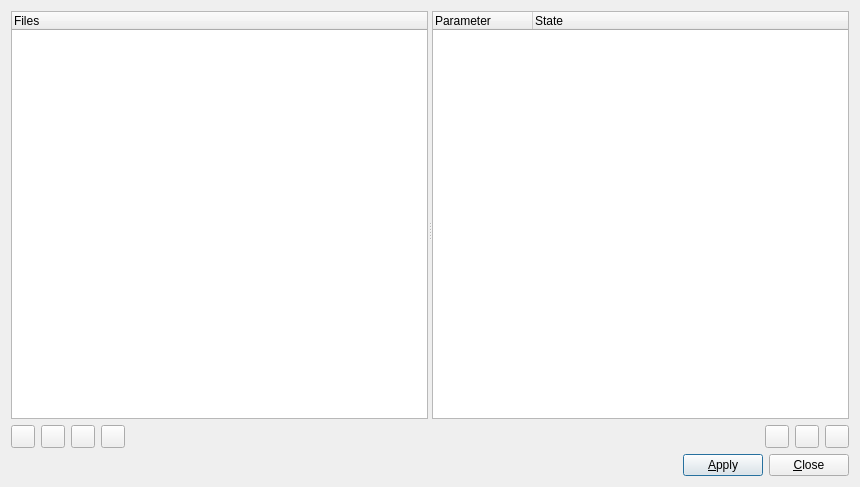
<?xml version="1.0" encoding="UTF-8"?>
<ui version="4.0">
 <class>StrFileBatchEditDialog</class>
 <widget class="QDialog" name="StrFileBatchEditDialog">
  <property name="geometry">
   <rect>
    <x>0</x>
    <y>0</y>
    <width>860</width>
    <height>487</height>
   </rect>
  </property>
  <property name="windowTitle">
   <string>Edit STR Files</string>
  </property>
  <layout class="QGridLayout" name="gridLayout">
   <item row="0" column="0">
    <widget class="QSplitter" name="splitter">
     <property name="orientation">
      <enum>Qt::Horizontal</enum>
     </property>
     <widget class="QWidget" name="layoutWidget">
      <layout class="QVBoxLayout" name="verticalLayout_2">
       <item>
        <widget class="QTreeWidget" name="treeWidgetFiles">
         <property name="rootIsDecorated">
          <bool>false</bool>
         </property>
         <column>
          <property name="text">
           <string notr="true">Files</string>
          </property>
         </column>
        </widget>
       </item>
       <item>
        <layout class="QHBoxLayout" name="horizontalLayout">
         <item>
          <widget class="QToolButton" name="buttonFilesAll">
           <property name="toolTip">
            <string>Select all files</string>
           </property>
           <property name="icon">
            <iconset theme="profex-select-all">
             <normaloff>.</normaloff>.</iconset>
           </property>
          </widget>
         </item>
         <item>
          <widget class="QToolButton" name="buttonFilesOpen">
           <property name="toolTip">
            <string>Select all open files</string>
           </property>
           <property name="icon">
            <iconset theme="profex-select-open">
             <normaloff>.</normaloff>.</iconset>
           </property>
          </widget>
         </item>
         <item>
          <widget class="QToolButton" name="buttonFilesCurrent">
           <property name="toolTip">
            <string>Select current file</string>
           </property>
           <property name="icon">
            <iconset theme="profex-select-current">
             <normaloff>.</normaloff>.</iconset>
           </property>
          </widget>
         </item>
         <item>
          <widget class="QToolButton" name="buttonFilesNone">
           <property name="toolTip">
            <string>Unselect all files</string>
           </property>
           <property name="icon">
            <iconset theme="profex-select-none">
             <normaloff>.</normaloff>.</iconset>
           </property>
          </widget>
         </item>
         <item>
          <spacer name="horizontalSpacer_2">
           <property name="orientation">
            <enum>Qt::Horizontal</enum>
           </property>
           <property name="sizeHint" stdset="0">
            <size>
             <width>40</width>
             <height>20</height>
            </size>
           </property>
          </spacer>
         </item>
        </layout>
       </item>
      </layout>
     </widget>
     <widget class="QWidget" name="layoutWidget">
      <layout class="QVBoxLayout" name="verticalLayout">
       <item>
        <widget class="QTreeWidget" name="treeWidgetParameters">
         <column>
          <property name="text">
           <string notr="true">Parameter</string>
          </property>
         </column>
         <column>
          <property name="text">
           <string>State</string>
          </property>
         </column>
        </widget>
       </item>
       <item>
        <layout class="QHBoxLayout" name="horizontalLayout_2">
         <item>
          <spacer name="horizontalSpacer">
           <property name="orientation">
            <enum>Qt::Horizontal</enum>
           </property>
           <property name="sizeHint" stdset="0">
            <size>
             <width>40</width>
             <height>20</height>
            </size>
           </property>
          </spacer>
         </item>
         <item>
          <widget class="QToolButton" name="buttonStateCheck">
           <property name="toolTip">
            <string>Check group</string>
           </property>
           <property name="icon">
            <iconset theme="profex-select-all">
             <normaloff>.</normaloff>.</iconset>
           </property>
          </widget>
         </item>
         <item>
          <widget class="QToolButton" name="buttonStateUncheck">
           <property name="toolTip">
            <string>Uncheck group</string>
           </property>
           <property name="statusTip">
            <string/>
           </property>
           <property name="icon">
            <iconset theme="profex-select-none">
             <normaloff>.</normaloff>.</iconset>
           </property>
          </widget>
         </item>
         <item>
          <widget class="QToolButton" name="buttonStateToggle">
           <property name="toolTip">
            <string>Increase state by one step</string>
           </property>
           <property name="statusTip">
            <string/>
           </property>
           <property name="icon">
            <iconset theme="profex-arrow-up">
             <normaloff>.</normaloff>.</iconset>
           </property>
          </widget>
         </item>
        </layout>
       </item>
      </layout>
     </widget>
    </widget>
   </item>
   <item row="1" column="0">
    <layout class="QHBoxLayout" name="horizontalLayout_3">
     <item>
      <spacer name="horizontalSpacer_3">
       <property name="orientation">
        <enum>Qt::Horizontal</enum>
       </property>
       <property name="sizeHint" stdset="0">
        <size>
         <width>40</width>
         <height>20</height>
        </size>
       </property>
      </spacer>
     </item>
     <item>
      <widget class="QPushButton" name="pushButtonApply">
       <property name="text">
        <string>&amp;Apply</string>
       </property>
      </widget>
     </item>
     <item>
      <widget class="QPushButton" name="pushButtonClose">
       <property name="text">
        <string>&amp;Close</string>
       </property>
      </widget>
     </item>
    </layout>
   </item>
  </layout>
 </widget>
 <tabstops>
  <tabstop>treeWidgetFiles</tabstop>
  <tabstop>treeWidgetParameters</tabstop>
  <tabstop>buttonFilesAll</tabstop>
  <tabstop>buttonFilesOpen</tabstop>
  <tabstop>buttonFilesCurrent</tabstop>
  <tabstop>buttonFilesNone</tabstop>
  <tabstop>buttonStateCheck</tabstop>
  <tabstop>buttonStateUncheck</tabstop>
  <tabstop>buttonStateToggle</tabstop>
  <tabstop>pushButtonApply</tabstop>
  <tabstop>pushButtonClose</tabstop>
 </tabstops>
 <resources/>
 <connections>
  <connection>
   <sender>buttonFilesAll</sender>
   <signal>clicked()</signal>
   <receiver>StrFileBatchEditDialog</receiver>
   <slot>filesCheckAll()</slot>
   <hints>
    <hint type="sourcelabel">
     <x>33</x>
     <y>238</y>
    </hint>
    <hint type="destinationlabel">
     <x>17</x>
     <y>444</y>
    </hint>
   </hints>
  </connection>
  <connection>
   <sender>buttonFilesNone</sender>
   <signal>clicked()</signal>
   <receiver>StrFileBatchEditDialog</receiver>
   <slot>filesUncheckAll()</slot>
   <hints>
    <hint type="sourcelabel">
     <x>120</x>
     <y>238</y>
    </hint>
    <hint type="destinationlabel">
     <x>210</x>
     <y>442</y>
    </hint>
   </hints>
  </connection>
  <connection>
   <sender>buttonFilesCurrent</sender>
   <signal>clicked()</signal>
   <receiver>StrFileBatchEditDialog</receiver>
   <slot>filesCheckCurrent()</slot>
   <hints>
    <hint type="sourcelabel">
     <x>91</x>
     <y>238</y>
    </hint>
    <hint type="destinationlabel">
     <x>315</x>
     <y>440</y>
    </hint>
   </hints>
  </connection>
  <connection>
   <sender>buttonFilesOpen</sender>
   <signal>clicked()</signal>
   <receiver>StrFileBatchEditDialog</receiver>
   <slot>filesCheckOpen()</slot>
   <hints>
    <hint type="sourcelabel">
     <x>62</x>
     <y>238</y>
    </hint>
    <hint type="destinationlabel">
     <x>410</x>
     <y>441</y>
    </hint>
   </hints>
  </connection>
  <connection>
   <sender>buttonStateCheck</sender>
   <signal>clicked()</signal>
   <receiver>StrFileBatchEditDialog</receiver>
   <slot>parametersCheckGroup()</slot>
   <hints>
    <hint type="sourcelabel">
     <x>790</x>
     <y>238</y>
    </hint>
    <hint type="destinationlabel">
     <x>537</x>
     <y>440</y>
    </hint>
   </hints>
  </connection>
  <connection>
   <sender>buttonStateUncheck</sender>
   <signal>clicked()</signal>
   <receiver>StrFileBatchEditDialog</receiver>
   <slot>parametersUncheckGroup()</slot>
   <hints>
    <hint type="sourcelabel">
     <x>819</x>
     <y>238</y>
    </hint>
    <hint type="destinationlabel">
     <x>753</x>
     <y>442</y>
    </hint>
   </hints>
  </connection>
  <connection>
   <sender>buttonStateToggle</sender>
   <signal>clicked()</signal>
   <receiver>StrFileBatchEditDialog</receiver>
   <slot>parametersToggleGroup()</slot>
   <hints>
    <hint type="sourcelabel">
     <x>848</x>
     <y>238</y>
    </hint>
    <hint type="destinationlabel">
     <x>860</x>
     <y>412</y>
    </hint>
   </hints>
  </connection>
  <connection>
   <sender>pushButtonClose</sender>
   <signal>clicked()</signal>
   <receiver>StrFileBatchEditDialog</receiver>
   <slot>close()</slot>
   <hints>
    <hint type="sourcelabel">
     <x>142</x>
     <y>358</y>
    </hint>
    <hint type="destinationlabel">
     <x>162</x>
     <y>390</y>
    </hint>
   </hints>
  </connection>
  <connection>
   <sender>pushButtonApply</sender>
   <signal>clicked()</signal>
   <receiver>StrFileBatchEditDialog</receiver>
   <slot>apply()</slot>
   <hints>
    <hint type="sourcelabel">
     <x>49</x>
     <y>356</y>
    </hint>
    <hint type="destinationlabel">
     <x>42</x>
     <y>430</y>
    </hint>
   </hints>
  </connection>
 </connections>
 <slots>
  <slot>filesCheckAll()</slot>
  <slot>filesUncheckAll()</slot>
  <slot>parametersCheckGroup()</slot>
  <slot>parametersUncheckGroup()</slot>
  <slot>parametersToggleGroup()</slot>
  <slot>filesCheckOpen()</slot>
  <slot>filesCheckCurrent()</slot>
  <slot>apply()</slot>
 </slots>
</ui>
